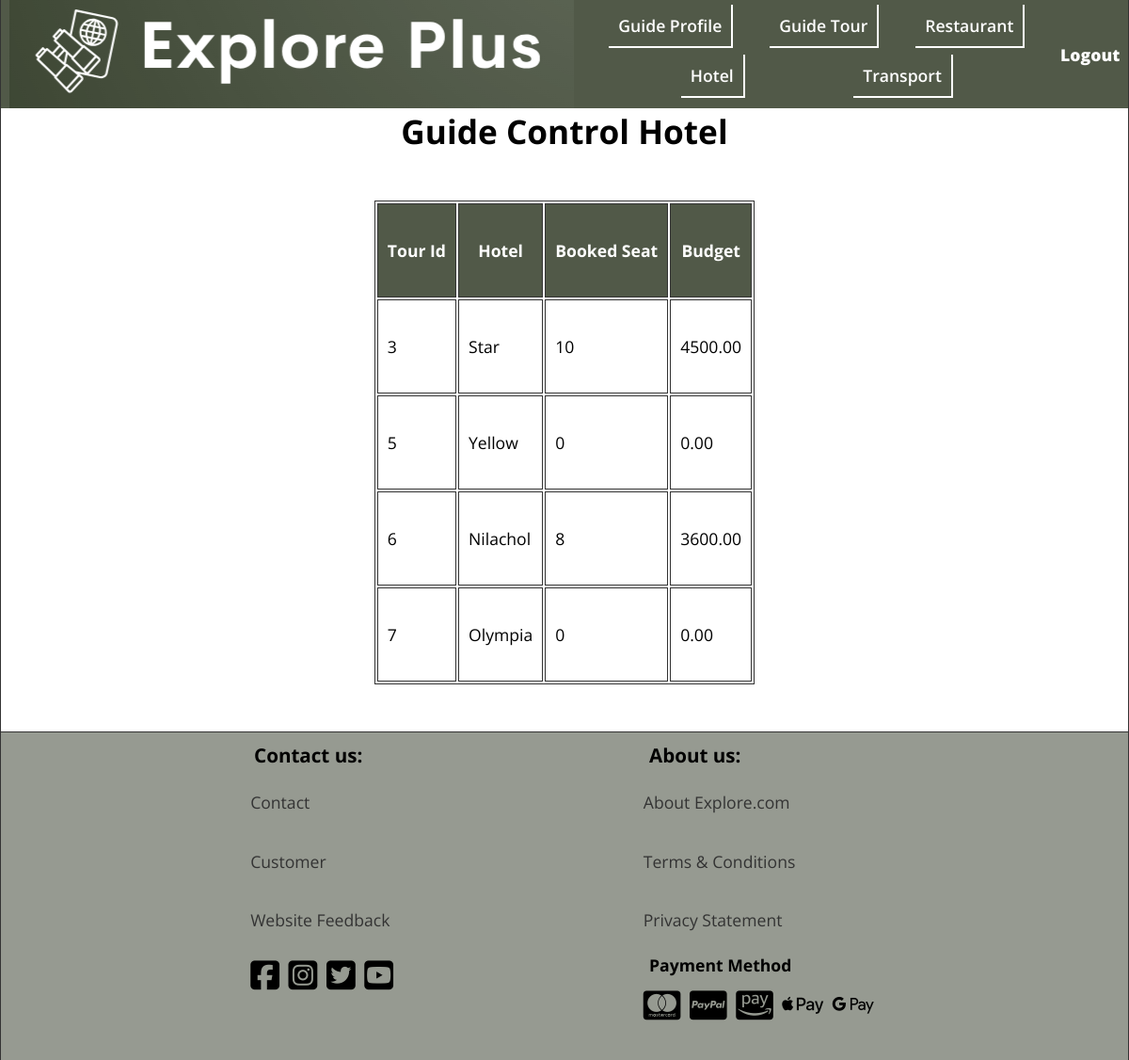
Page /Admin/guide_hotel.php (signed in) on the committed database.
### tables this page shows
CREATE TABLE `tour` (
  `tour_id` int(11) NOT NULL,
  `about` text DEFAULT NULL,
  `place_name` varchar(100) DEFAULT NULL,
  `country` varchar(50) DEFAULT NULL,
  `city` varchar(50) DEFAULT NULL,
  `budget` decimal(10,2) DEFAULT NULL,
  `available_seat` int(11) DEFAULT NULL,
  `start_date` datetime DEFAULT NULL,
  `finish_date` datetime DEFAULT NULL,
  `map` varchar(100) DEFAULT NULL,
  `FAQ` text DEFAULT NULL,
  `menu_id` int(11) DEFAULT NULL,
  `hotel_id` int(11) DEFAULT NULL,
  `guide_username` varchar(50) DEFAULT NULL,
  `photo` blob DEFAULT NULL,
  `continent` varchar(20) NOT NULL,
  `capacity` int(11) NOT NULL
);

CREATE TABLE `hotel` (
  `hotel_id` int(11) NOT NULL,
  `type` varchar(50) DEFAULT NULL,
  `name` varchar(100) DEFAULT NULL,
  `price` decimal(10,2) DEFAULT NULL,
  `available_room` int(11) DEFAULT NULL,
  `place` varchar(100) DEFAULT NULL,
  `map` varchar(100) DEFAULT NULL,
  `photo` longblob DEFAULT NULL
);

### Admin/guide_hotel.php (the view, shortened to what this page needs)
<?php
$conn = mysqli_connect("localhost","root","","explore_plus");
$guide_username = $_SESSION['guide_username'];
$sql = "SELECT t.tour_id , h.name,(t.capacity - t.available_seat) as booked_seat, h.price*(t.capacity - t.available_seat) as hote_budget
        FROM tour t
        INNER JOIN guide g
         ON t.guide_username = g.username
         INNER JOIN hotel h
         ON t.hotel_id = h.hotel_id
         WHERE g.username = '{$guide_username}'
        ";
$result = mysqli_query($conn,$sql);
$tours = mysqli_fetch_all($result,MYSQLI_ASSOC);
?>
<!DOCTYPE html>
<html lang="en">
<head>
    <link rel="stylesheet" href="../css/style.css">
    <link rel="stylesheet" href="https://cdnjs.cloudflare.com/ajax/libs/font-awesome/6.5.1/css/all.min.css" />
</head>
<body>
<header class="header admin">
    <div class="header__logo">
        <figure>
            <img src="../img/logo3.png" alt="logo" title="logo" height="115" width="600">
        </figure>
    </div>
    <nav class="header__nav nav__admin">
        <ul class="header__ul header__admin">
            <li><a href="guide_profile.php">Guide Profile</a></li>
            <li><a href="guide_tour.php">Guide Tour</a></li>
            <li><a href="guide_restaurant.php">Restaurant</a></li>
        </ul>
        <ul class="header__ul header__admin">
            <li><a href="guide_hotel.php">Hotel</a></li>
            <li><a href="guide_transport.php">Transport</a></li>
        </ul>
    </nav>
    <div class="admin__logout"><a href="admin_login.php">Logout</a></div>
</header>
<main class="main main__table-container">
    <h1 class="center">Guide Control Hotel</h1>
    <table class="main__table transportation">
        <thead>
        <tr>
            <th id="tour-id" scope="col" class="table__head">Tour Id</th>
            <th id="hotel" scope="col" class="table__head">Hotel</th>
            <th id="hotel" scope="col" class="table__head">Booked Seat</th>
            <th id="restaurant" scope="col" class="table__head">Budget</th>
        </tr>
        </thead>
        <tbody>
        <?php foreach ($tours as $tour): ?>
            <tr>
                <td class="table__item"><?php echo $tour['tour_id']?></td>
                <td class="table__item"><?php echo $tour['name']?></td>
                <td class="table__item"><?php echo $tour['booked_seat']?></td>
                <td class="table__item"><?php echo $tour['hote_budget']?></td>
            </tr>
        <?php endforeach; ?>
        </tbody>
    </table>
</main>
<footer class="footer admin-foot">
    <div class="footer__contact">
        <h3 class="footer__h3">Contact us:</h3>
        <ul class="footer__ul">
            <li><a href="../footerPage/contact_us.html">Contact</a></li>
            <li><a href="../footerPage/customer.html">Customer</a></li>
            <li><a href="../footerPage/website_feedback.php">Website Feedback</a></li>
        </ul>
        <div class="footer__icons">
            <i class="fa-brands fa-square-facebook"></i>
            <i class="fa-brands fa-square-instagram"></i>
            <i class="fa-brands fa-square-twitter"></i>
            <i class="fa-brands fa-square-youtube"></i>
        </div>
    </div>
    <div class="footer__about">
        <h3 class="footer__h3">About us:</h3>
        <ul class="footer__ul">
            <li><a href="../footerPage/about__us.html">About Explore.com</a></li>
            <li><a href="../footerPage/terms_condition.html">Terms &amp; Conditions</a></li>
            <li><a href="../footerPage/privacy_statement.html">Privacy Statement</a></li>
        </ul>
        <h4 class="footer__h3">Payment Method</h4>
        <div class="footer__icons">
            <i class="fa-brands fa-cc-mastercard"></i>
            <i class="fa-brands fa-cc-paypal"></i>
            <i class="fa-brands fa-cc-amazon-pay"></i>
            <i class="fa-brands fa-apple-pay"></i>
            <i class="fa-brands fa-google-pay"></i>
        </div>
    </div>
</footer>

### css/style.css (style rules this page uses)
*, *::after, *::before { margin: 0; padding: 0; box-sizing: border-box; }
img { display: block; max-width: 100%; height: auto; }
:root { --FF: 'Open Sans', sans-serif; --FS: clamp(1rem,2.2vh,1.5rem); --FS-BIG: 2rem; --FF-HEADING: 'Fugus One', 'Cursive'; --BGCOLOR: #f5f8fe; --BGCOLOR-FADE: #0c93a7; --BGCOLOR-FADE-MAX: #61aeac; --FOOTER-BGCOLOR: #accfd5; --COLOR: #f9efa0; --COLOR-FADE: rgba(248, 223, 171, 0.41); --BODY-BGCOLOR: #fff; --FONT-COLOR: #000; --LIST-BGCOLOR: #f5f7f8; --BORDER-COLOR: #333; --BGIMAGE: linear-gradient(to bottom,var(--BGCOLOR),var(--BGCOLOR-FADE)); --BGIMAGE-MAX: linear-gradient(to bottom,var(--BGCOLOR),var(--BGCOLOR-FADE),var(--BGCOLOR-FADE-MAX)); --HEIGHTLIGHT-BGCOLOR: #439fa8; --HIGHLIGHT-COLOR: #fff; --HEADER-COLOR: #fff; --HEADER-BGCOLOR: #000; --NAV-BGCOLOR: #fff; --HERO-BGCOLOR: rgba(51,178,51,0.75); --BUTTON-BGCOLOR: #000; --BUTTON-COLOR: #fff; --HEADER-LINK-COLOR: #fff; --HEADER-LINK-HOVER: #ffffff; --LINK-COLOR: #333; --LINK-HOVER: rgba(51, 51, 51, 0.5); --ADMIN-BGCOLOR: #515948; --ADMIN-FOOTER-COLOR: rgba(64, 72, 55, 0.55); --BORDER: 1px solid var(--BORDER-COLOR); --BORDER-RADIUS: 15px; --BORDER-LITE-RADIUS: 5px; --PADDING-TB: 0.25em; --PADDING-SIDE: 2.5%; --MARGIN: clamp(1em,2.5vh,1.5em); --TEST1 : #020202; --TEST2: yellow; --TEST3: green; --TEST4: blue; --TEST5: purple; }
.center { text-align: center; }
html { scroll-behavior: smooth; font-size: var(--FS); font-family: var(--FF); background-color: var(--BGCOLOR); background-image: var(--BGIMAGE); background-repeat: no-repeat; background-size: cover; }
body { background-color: var(--BODY-BGCOLOR); min-height: 100vh; max-height: 800vh; min-width: 1200px; margin: 0 auto; border-left: var(--BORDER); border-right: var(--BORDER); box-shadow: 0 0 10px var(--BORDER-COLOR); }
a:any-link { color: var(--LINK-COLOR); text-decoration: none; }
.header { display: flex; justify-content: space-evenly; align-items: center; background-color: #439fa8;; position: sticky; top: 0; z-index: 1; }
.header__ul { font-weight: 600; min-width: 500px; display: flex; justify-content: space-evenly; align-items: center; gap: 10px; padding-bottom: 7px; }
.header__ul li { padding: 10px; border-right: 2px solid white; border-bottom: 2px solid white; }
.admin__logout a { font-weight: 900; color: #ffffff; }
.footer { position: relative; bottom: 0; display: flex; justify-content: space-evenly; border-top: var(--BORDER); background-color: var(--FOOTER-BGCOLOR); padding: var(--PADDING-TB); }
.footer li { padding: 1.1em 0; list-style-type: none; }
.footer__icons { padding-top: 0.5em; padding-bottom: 2em; align-items: center; }
.footer__icons i { font-size: 2rem; padding-right: 5px; }
.footer__h3 { padding: var(--PADDING-TB) var(--PADDING-SIDE); }
.header__ul { list-style-type: none; }
.header__ul a:any-link { color: var(--HEADER-LINK-COLOR); }
.main { min-height: 70vh; }
.main__table { margin: 50px auto; border: var(--BORDER); }
.main__table tr { height: 100px; }
.table__head, .table__item { padding: 10px; border: var(--BORDER); }
.table__head { background-color: var(--ADMIN-BGCOLOR); color: var(--HIGHLIGHT-COLOR); }
.admin { background-color: var(--ADMIN-BGCOLOR); }
.admin-foot { background-color: var(--ADMIN-FOOTER-COLOR); }

### rows in the picture
tour: tour_id "3", hotel.name "Star", booked_seat "10", hote_budget "4500.00"
tour: tour_id "5", hotel.name "Yellow", booked_seat "0", hote_budget "0.00"
tour: tour_id "6", hotel.name "Nilachol", booked_seat "8", hote_budget "3600.00"
tour: tour_id "7", hotel.name "Olympia", booked_seat "0", hote_budget "0.00"
